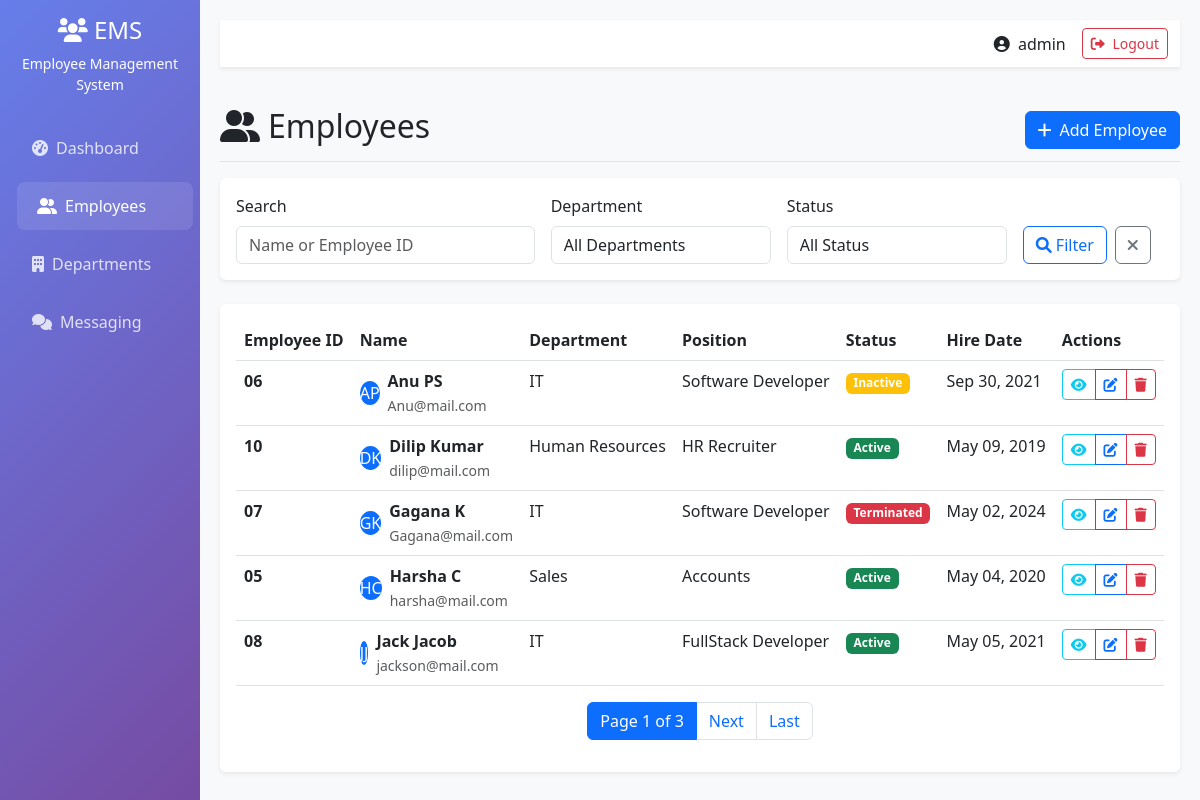
/employees/ (signed in), run on an earlier commit of the app's database.
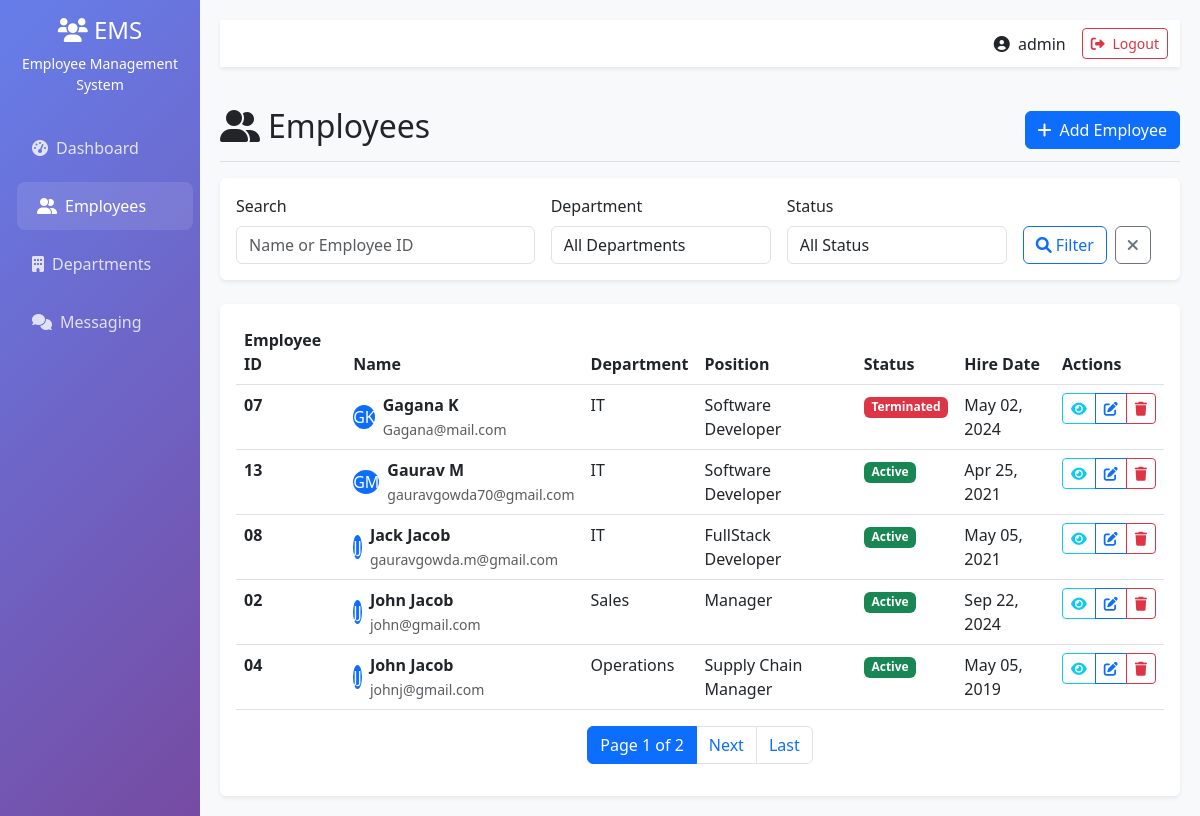
And on a later commit of the database.
### employees/models.py (models this page shows, shortened)
class Employee(models.Model):
    GENDER_CHOICES = [
        ('M', 'Male'),
        ('F', 'Female'),
        ('O', 'Other'),
    ]
    STATUS_CHOICES = [
        ('active', 'Active'),
        ('inactive', 'Inactive'),
        ('terminated', 'Terminated'),
    ]
    employee_id = models.CharField(max_length=20, unique=True)
    first_name = models.CharField(max_length=50)
    last_name = models.CharField(max_length=50)
    email = models.EmailField(unique=True)
    phone_regex = RegexValidator(
        regex=r'^\+?1?\d{9,15}$',
        message="Phone number must be entered in the format:'+999999999'. upto 15 digits allowed."
    )
    phone_number = models.CharField(validators=[phone_regex], max_length=17)
    date_of_birth = models.DateField()
    gender = models.CharField(max_length=1, choices=GENDER_CHOICES)
    address = models.TextField()
    department = models.ForeignKey(Department, on_delete= models.CASCADE, related_name='employees')
    position = models.CharField(max_length=100)
    salary = models.DecimalField(max_digits=10, decimal_places=2)
    hire_date = models.DateField()
    status = models.CharField(max_length=20, choices=STATUS_CHOICES, default='active')
    created_at = models.DateTimeField(auto_now_add=True)
    updated_at = models.DateTimeField(auto_now=True)
    @property
    def full_name(self):
        return f"{self.first_name} {self.last_name}"
    class Meta:
        ordering = ['first_name', 'last_name']

class Department(models.Model):
    name = models.CharField(max_length=100, unique=True)
    description = models.TextField(blank=True, null=True)
    created_at = models.DateTimeField(auto_now_add=True)
    class Meta:
        ordering = ['name']

### employees/views.py (the view)
# urls.py: path('employees/', views.employee_list, name='employee_list'),
@login_required
def employee_list(request):
    employees = Employee.objects.select_related('department').all()
    search_query = request.GET.get('search')
    if search_query:
        employees = employees.filter(first_name__icontains=search_query) | employees.filter(last_name__icontains=search_query) |employees.filter(employee_id__icontains=search_query) #|employees.filter(address__icontains=search_query)#
    dept_filter = request.GET.get('department')
    if dept_filter:
        employees = employees.filter(department_id=dept_filter)
    status_filter = request.GET.get('status')
    if status_filter:
        employees = employees.filter(status=status_filter)
    paginator = Paginator(employees, 5)
    page_number = request.GET.get('page')
    page_obj = paginator.get_page(page_number)
    departments = Department.objects.all()
    context = {
        'page_obj': page_obj,
        'departments': departments,
        'search_query': search_query,
        'dept_filter': dept_filter,
        'status_filter': status_filter,
    }
    return render(request, 'employees/employee_list.html', context)

### employees/templates/employees/employee_list.html (shortened to what the changed rows need)
{% extends 'employees/base.html' %}
{% block content %}
<div class="d-flex justify-content-between flex-wrap flex-md-nowrap align-items-center pt-3 pb-2 mb-3 border-bottom">
    <h1 class="h2"><i class="fas fa-user-friends me-2"></i>Employees</h1>
</div>
<div class="card">
    <div class="card-body">
        {% if page_obj %}
        <div class="table-responsive">
            <table class="table table-hover">
                <thead>
                    <tr>
                        <th>Employee ID</th>
                        <th>Name</th>
                        <th>Department</th>
                        <th>Position</th>
                        <th>Status</th>
                        <th>Hire Date</th>
                        <th>Actions</th>
                    </tr>
                </thead>
                <tbody>
                    {% for employee in page_obj %}
                    <tr>
                        <td><strong>{{ employee.employee_id }}</strong></td>
                        <td>
                            <div class="d-flex align-items-center">
                                <div class="avatar-sm bg-primary rounded-circle d-flex align-items-center justify-content-center me-2">
                                    <span class="text-white">{{ employee.first_name.0 }}{{ employee.last_name.0 }}</span>
                                </div>
                                <div>
                                    <strong>{{ employee.full_name }}</strong>
                                    <br><small class="text-muted">{{ employee.email }}</small>
                                </div>
                            </div>
                        </td>
                        <td>{{ employee.department.name }}</td>
                        <td>{{ employee.position }}</td>
                        <td>
                            <span class="badge bg-{% if employee.status == 'active' %}success{% elif employee.status == 'inactive' %}warning{% else %}danger{% endif %}">
                                {{ employee.status|title }}
                            </span>
                        </td>
                        <td>{{ employee.hire_date|date:"M d, Y" }}</td>
                        <td>
                            <div class="btn-group" role="group">
                                <a href="{% url 'employee_detail' employee.pk %}" class="btn btn-sm btn-outline-info">
                                    <i class="fas fa-eye"></i>
                                </a>
                                <a href="{% url 'employee_update' employee.pk %}" class="btn btn-sm btn-outline-primary">
                                    <i class="fas fa-edit"></i>
                                </a>
                                <a href="{% url 'employee_delete' employee.pk %}" class="btn btn-sm btn-outline-danger">
                                    <i class="fas fa-trash"></i>
                                </a>
                            </div>
                        </td>
                    </tr>
                    {% endfor %}
                </tbody>
            </table>
        </div>
        {% if page_obj.has_other_pages %}
        <nav aria-label="Employee pagination">
            <ul class="pagination justify-content-center">
                <li class="page-item active">
                    <span class="page-link">Page {{ page_obj.number }} of {{ page_obj.paginator.num_pages }}</span>
                </li>
                {% if page_obj.has_next %}
                    <li class="page-item">
                        <a class="page-link" href="?page={{ page_obj.next_page_number }}">Next</a>
                    </li>
                    <li class="page-item">
                        <a class="page-link" href="?page={{ page_obj.paginator.num_pages }}">Last</a>
                    </li>
                {% endif %}
            </ul>
        </nav>
        {% endif %}
        {% endif %}
    </div>
</div>
{% endblock %}

What changed in the data, as far as the page shows it:
removed Employee: employee_id "06", first_name.0 "A", last_name.0 "P", full_name "Anu PS", email "Anu@mail.com", department.name "IT", position "Software Developer", status "Inactive", hire_date "Sep 30, 2021"
removed Employee: employee_id "10", first_name.0 "D", last_name.0 "K", full_name "Dilip Kumar", email "dilip@mail.com", department.name "Human Resources", position "HR Recruiter", status "Active", hire_date "May 09, 2019"
removed Employee: employee_id "05", first_name.0 "H", last_name.0 "C", full_name "Harsha C", email "harsha@mail.com", department.name "Sales", position "Accounts", status "Active", hire_date "May 04, 2020"
added Employee: employee_id "13", first_name.0 "G", last_name.0 "M", full_name "Gaurav M", email "gauravgowda70@gmail.com", department.name "IT", position "Software Developer", status "Active", hire_date "Apr 25, 2021"
changed Employee "Jack Jacob": email "jackson@mail.com" → "gauravgowda.m@gmail.com"
now on this page (row edited): Employee: employee_id "02", first_name.0 "J", last_name.0 "J", full_name "John Jacob", email "john@gmail.com", department.name "Sales", position "Manager", status "Active", hire_date "Sep 22, 2024"
now on this page (row unchanged): Employee: employee_id "04", first_name.0 "J", last_name.0 "J", full_name "John Jacob", email "johnj@gmail.com", department.name "Operations", position "Supply Chain Manager", status "Active", hire_date "May 05, 2019"
Also different on the page:
{{ page_obj.paginator.num_pages }}: "3" → "2"
